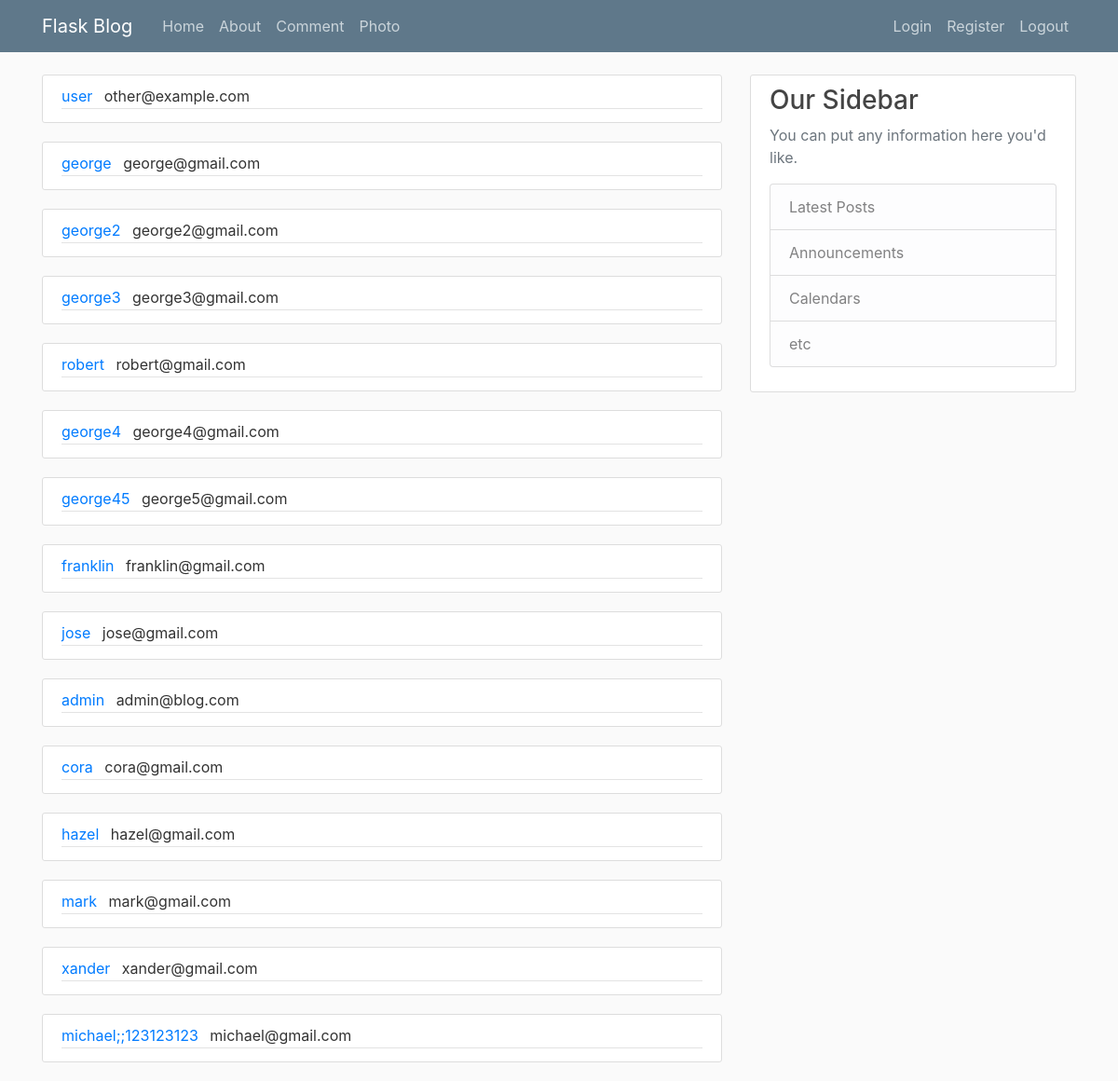
/admin, run on an earlier commit of the app's database.
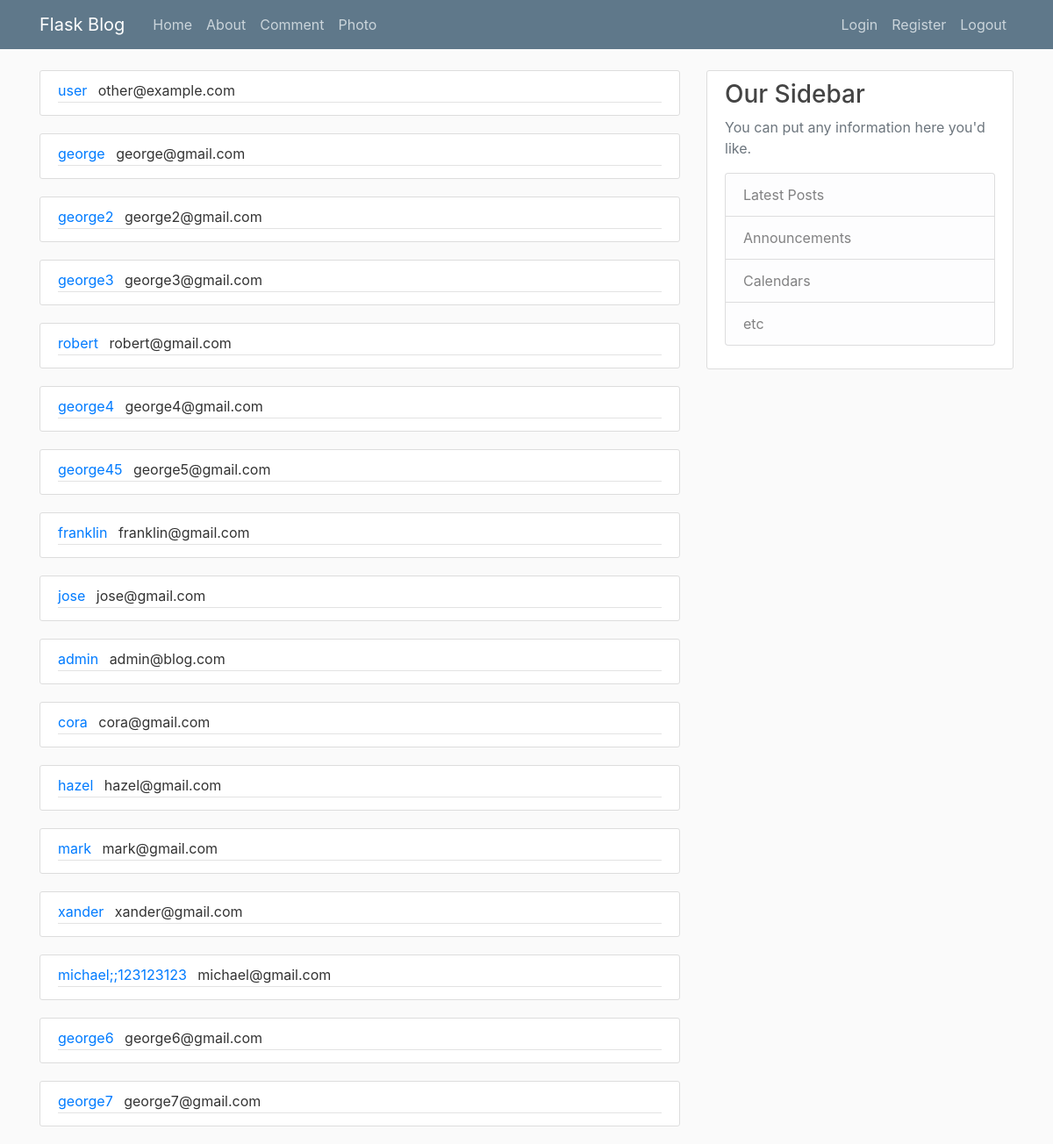
And on a later commit of the database.
### db_interface.py (models this page shows, shortened)
class User(db.Model):
    id = db.Column(db.Integer, primary_key=True)
    username = db.Column(db.String(20), unique=True, nullable=False)
    email = db.Column(db.String(120), unique=True, nullable=False)
    image_file = db.Column(db.String(120), nullable=False, default='default.jpg')
    password = db.Column(db.String(60), nullable=False)
    posts = db.relationship('Post', backref='author', lazy=True)
    image = db.Column(db.LargeBinary, nullable=True)

### flaskblog.py (the view)
@app.route("/admin")
def admin():
    return render_template('admin.html', users=db_interface.User.query.all())

### Templates/admin.html (shortened to what this page needs)
<html>
    <head></head>
    <body>{% extends "layout.html" %}
    {% block content %}
        {% for user in users %}
            <article class="media content-section">
              <div class="media-body">
                <div class="article-metadata">
                  <a class="mr-2" href="#">{{ user.username }}</a>
                  <a class="mr-2">{{ user.email }}</a>
                </div>
            </article>
        {% endfor %}
    {% endblock content %}

What changed in the data, as far as the page shows it:
added User: username "george6", email "george6@gmail.com"
added User: username "george7", email "george7@gmail.com"
